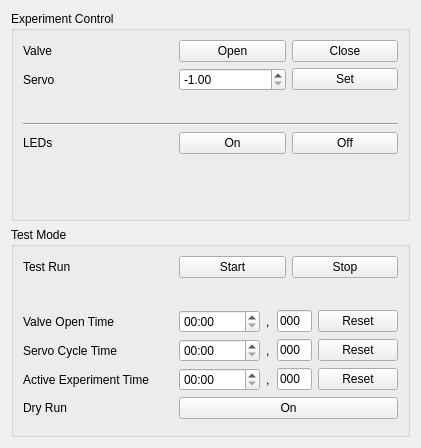
<?xml version="1.0" encoding="UTF-8"?>
<ui version="4.0">
 <class>controlPanel</class>
 <widget class="QWidget" name="controlPanel">
  <property name="geometry">
   <rect>
    <x>0</x>
    <y>0</y>
    <width>421</width>
    <height>448</height>
   </rect>
  </property>
  <property name="sizePolicy">
   <sizepolicy hsizetype="Fixed" vsizetype="Fixed">
    <horstretch>0</horstretch>
    <verstretch>0</verstretch>
   </sizepolicy>
  </property>
  <property name="windowTitle">
   <string>MEEGA - Control Panel</string>
  </property>
  <layout class="QVBoxLayout" name="verticalLayout">
   <item>
    <widget class="QGroupBox" name="groupBox">
     <property name="title">
      <string>Experiment Control</string>
     </property>
     <layout class="QVBoxLayout" name="verticalLayout_2">
      <item>
       <layout class="QFormLayout" name="formLayout">
        <property name="fieldGrowthPolicy">
         <enum>QFormLayout::FieldGrowthPolicy::AllNonFixedFieldsGrow</enum>
        </property>
        <item row="0" column="0">
         <widget class="QLabel" name="label">
          <property name="sizePolicy">
           <sizepolicy hsizetype="Minimum" vsizetype="Preferred">
            <horstretch>0</horstretch>
            <verstretch>0</verstretch>
           </sizepolicy>
          </property>
          <property name="minimumSize">
           <size>
            <width>150</width>
            <height>0</height>
           </size>
          </property>
          <property name="text">
           <string>Valve</string>
          </property>
         </widget>
        </item>
        <item row="0" column="1">
         <layout class="QHBoxLayout" name="horizontalLayout">
          <item>
           <widget class="QPushButton" name="openValveButton">
            <property name="text">
             <string>Open</string>
            </property>
           </widget>
          </item>
          <item>
           <widget class="QPushButton" name="closeValveButton">
            <property name="text">
             <string>Close</string>
            </property>
           </widget>
          </item>
         </layout>
        </item>
        <item row="1" column="0">
         <widget class="QLabel" name="label_2">
          <property name="text">
           <string>Servo</string>
          </property>
         </widget>
        </item>
        <item row="1" column="1">
         <layout class="QHBoxLayout" name="horizontalLayout_2">
          <item>
           <widget class="QDoubleSpinBox" name="servoValueBox">
            <property name="minimum">
             <double>-1.000000000000000</double>
            </property>
            <property name="maximum">
             <double>360.000000000000000</double>
            </property>
            <property name="value">
             <double>-1.000000000000000</double>
            </property>
           </widget>
          </item>
          <item>
           <widget class="QPushButton" name="setServoButton">
            <property name="text">
             <string>Set</string>
            </property>
           </widget>
          </item>
         </layout>
        </item>
       </layout>
      </item>
      <item>
       <widget class="Line" name="line">
        <property name="orientation">
         <enum>Qt::Orientation::Horizontal</enum>
        </property>
       </widget>
      </item>
      <item>
       <layout class="QFormLayout" name="formLayout_3">
        <item row="0" column="0">
         <widget class="QLabel" name="label_4">
          <property name="sizePolicy">
           <sizepolicy hsizetype="Minimum" vsizetype="Preferred">
            <horstretch>0</horstretch>
            <verstretch>0</verstretch>
           </sizepolicy>
          </property>
          <property name="minimumSize">
           <size>
            <width>150</width>
            <height>0</height>
           </size>
          </property>
          <property name="text">
           <string>LEDs</string>
          </property>
         </widget>
        </item>
        <item row="0" column="1">
         <layout class="QHBoxLayout" name="horizontalLayout_4">
          <item>
           <widget class="QPushButton" name="ledOnButton">
            <property name="text">
             <string>On</string>
            </property>
           </widget>
          </item>
          <item>
           <widget class="QPushButton" name="ledOffButton">
            <property name="text">
             <string>Off</string>
            </property>
           </widget>
          </item>
         </layout>
        </item>
       </layout>
      </item>
     </layout>
    </widget>
   </item>
   <item>
    <widget class="QGroupBox" name="groupBox_2">
     <property name="title">
      <string>Test Mode</string>
     </property>
     <layout class="QFormLayout" name="formLayout_2">
      <item row="0" column="1">
       <layout class="QHBoxLayout" name="horizontalLayout_3">
        <item>
         <widget class="QPushButton" name="startTestButton">
          <property name="text">
           <string>Start</string>
          </property>
         </widget>
        </item>
        <item>
         <widget class="QPushButton" name="stopTestButton">
          <property name="text">
           <string>Stop</string>
          </property>
         </widget>
        </item>
       </layout>
      </item>
      <item row="1" column="0">
       <spacer name="verticalSpacer">
        <property name="orientation">
         <enum>Qt::Orientation::Vertical</enum>
        </property>
        <property name="sizeType">
         <enum>QSizePolicy::Policy::Fixed</enum>
        </property>
        <property name="sizeHint" stdset="0">
         <size>
          <width>10</width>
          <height>20</height>
         </size>
        </property>
       </spacer>
      </item>
      <item row="2" column="1">
       <layout class="QHBoxLayout" name="horizontalLayout_6">
        <item>
         <widget class="QTimeEdit" name="valveTimeEdit">
          <property name="maximumTime">
           <time>
            <hour>0</hour>
            <minute>59</minute>
            <second>59</second>
           </time>
          </property>
          <property name="currentSection">
           <enum>QDateTimeEdit::Section::MinuteSection</enum>
          </property>
          <property name="displayFormat">
           <string>mm:ss</string>
          </property>
         </widget>
        </item>
        <item>
         <widget class="QLabel" name="label_5">
          <property name="maximumSize">
           <size>
            <width>5</width>
            <height>16777215</height>
           </size>
          </property>
          <property name="text">
           <string>,</string>
          </property>
         </widget>
        </item>
        <item>
         <widget class="QLineEdit" name="valveMilliEdit">
          <property name="sizePolicy">
           <sizepolicy hsizetype="Fixed" vsizetype="Fixed">
            <horstretch>0</horstretch>
            <verstretch>0</verstretch>
           </sizepolicy>
          </property>
          <property name="maximumSize">
           <size>
            <width>35</width>
            <height>16777215</height>
           </size>
          </property>
          <property name="baseSize">
           <size>
            <width>0</width>
            <height>0</height>
           </size>
          </property>
          <property name="inputMethodHints">
           <set>Qt::InputMethodHint::ImhDigitsOnly</set>
          </property>
          <property name="text">
           <string>000</string>
          </property>
          <property name="maxLength">
           <number>3</number>
          </property>
         </widget>
        </item>
        <item>
         <widget class="QPushButton" name="valveResetButton">
          <property name="text">
           <string>Reset</string>
          </property>
         </widget>
        </item>
       </layout>
      </item>
      <item row="3" column="0">
       <widget class="QLabel" name="label_6">
        <property name="text">
         <string>Servo Cycle Time</string>
        </property>
       </widget>
      </item>
      <item row="3" column="1">
       <layout class="QHBoxLayout" name="horizontalLayout_7">
        <item>
         <widget class="QTimeEdit" name="servoTimeEdit">
          <property name="maximumTime">
           <time>
            <hour>0</hour>
            <minute>59</minute>
            <second>59</second>
           </time>
          </property>
          <property name="currentSection">
           <enum>QDateTimeEdit::Section::MinuteSection</enum>
          </property>
          <property name="displayFormat">
           <string>mm:ss</string>
          </property>
         </widget>
        </item>
        <item>
         <widget class="QLabel" name="label_10">
          <property name="maximumSize">
           <size>
            <width>5</width>
            <height>16777215</height>
           </size>
          </property>
          <property name="text">
           <string>,</string>
          </property>
         </widget>
        </item>
        <item>
         <widget class="QLineEdit" name="servoMilliEdit">
          <property name="sizePolicy">
           <sizepolicy hsizetype="Fixed" vsizetype="Fixed">
            <horstretch>0</horstretch>
            <verstretch>0</verstretch>
           </sizepolicy>
          </property>
          <property name="maximumSize">
           <size>
            <width>35</width>
            <height>16777215</height>
           </size>
          </property>
          <property name="baseSize">
           <size>
            <width>0</width>
            <height>0</height>
           </size>
          </property>
          <property name="inputMethodHints">
           <set>Qt::InputMethodHint::ImhDigitsOnly</set>
          </property>
          <property name="text">
           <string>000</string>
          </property>
          <property name="maxLength">
           <number>3</number>
          </property>
         </widget>
        </item>
        <item>
         <widget class="QPushButton" name="servoResetButton">
          <property name="text">
           <string>Reset</string>
          </property>
         </widget>
        </item>
       </layout>
      </item>
      <item row="4" column="0">
       <widget class="QLabel" name="label_8">
        <property name="text">
         <string>Active Experiment Time</string>
        </property>
       </widget>
      </item>
      <item row="4" column="1">
       <layout class="QHBoxLayout" name="horizontalLayout_8">
        <item>
         <widget class="QTimeEdit" name="EOETimeEdit">
          <property name="maximumTime">
           <time>
            <hour>0</hour>
            <minute>59</minute>
            <second>59</second>
           </time>
          </property>
          <property name="currentSection">
           <enum>QDateTimeEdit::Section::MinuteSection</enum>
          </property>
          <property name="displayFormat">
           <string>mm:ss</string>
          </property>
         </widget>
        </item>
        <item>
         <widget class="QLabel" name="label_11">
          <property name="maximumSize">
           <size>
            <width>5</width>
            <height>16777215</height>
           </size>
          </property>
          <property name="text">
           <string>,</string>
          </property>
         </widget>
        </item>
        <item>
         <widget class="QLineEdit" name="EOEMilliEdit">
          <property name="sizePolicy">
           <sizepolicy hsizetype="Fixed" vsizetype="Fixed">
            <horstretch>0</horstretch>
            <verstretch>0</verstretch>
           </sizepolicy>
          </property>
          <property name="maximumSize">
           <size>
            <width>35</width>
            <height>16777215</height>
           </size>
          </property>
          <property name="baseSize">
           <size>
            <width>0</width>
            <height>0</height>
           </size>
          </property>
          <property name="inputMethodHints">
           <set>Qt::InputMethodHint::ImhDigitsOnly</set>
          </property>
          <property name="text">
           <string>000</string>
          </property>
          <property name="maxLength">
           <number>3</number>
          </property>
         </widget>
        </item>
        <item>
         <widget class="QPushButton" name="EOEResetButton">
          <property name="text">
           <string>Reset</string>
          </property>
         </widget>
        </item>
       </layout>
      </item>
      <item row="5" column="0">
       <widget class="QLabel" name="label_9">
        <property name="text">
         <string>Dry Run</string>
        </property>
       </widget>
      </item>
      <item row="5" column="1">
       <layout class="QHBoxLayout" name="horizontalLayout_9">
        <item>
         <widget class="QPushButton" name="dryRunOnButton">
          <property name="text">
           <string>On</string>
          </property>
          <property name="checkable">
           <bool>true</bool>
          </property>
         </widget>
        </item>
       </layout>
      </item>
      <item row="0" column="0">
       <widget class="QLabel" name="label_3">
        <property name="sizePolicy">
         <sizepolicy hsizetype="Minimum" vsizetype="Preferred">
          <horstretch>0</horstretch>
          <verstretch>0</verstretch>
         </sizepolicy>
        </property>
        <property name="minimumSize">
         <size>
          <width>150</width>
          <height>0</height>
         </size>
        </property>
        <property name="text">
         <string>Test Run</string>
        </property>
       </widget>
      </item>
      <item row="2" column="0">
       <widget class="QLabel" name="label_7">
        <property name="text">
         <string>Valve Open Time</string>
        </property>
       </widget>
      </item>
     </layout>
    </widget>
   </item>
  </layout>
 </widget>
 <resources/>
 <connections/>
</ui>
